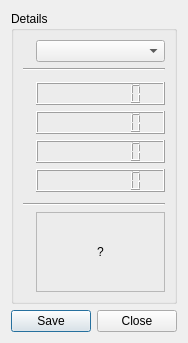
<?xml version="1.0" encoding="UTF-8"?>
<ui version="4.0">
 <class>Dialog_History</class>
 <widget class="QDialog" name="Dialog_History">
  <property name="geometry">
   <rect>
    <x>0</x>
    <y>0</y>
    <width>173</width>
    <height>343</height>
   </rect>
  </property>
  <property name="windowTitle">
   <string>Cleaning History</string>
  </property>
  <property name="windowIcon">
   <iconset resource="../rrcc.qrc">
    <normaloff>:/png/png/history.png</normaloff>:/png/png/history.png</iconset>
  </property>
  <layout class="QVBoxLayout" name="verticalLayout">
   <item>
    <widget class="QGroupBox" name="groupBox">
     <property name="title">
      <string>Details</string>
     </property>
     <layout class="QVBoxLayout" name="verticalLayout_2">
      <item>
       <layout class="QHBoxLayout" name="horizontalLayout" stretch="0,1">
        <item>
         <widget class="QLabel" name="label_state">
          <property name="text">
           <string/>
          </property>
          <property name="pixmap">
           <pixmap resource="../rrcc.qrc">:/png/png/canceled.png</pixmap>
          </property>
         </widget>
        </item>
        <item>
         <widget class="QComboBox" name="comboBox">
          <property name="toolTip">
           <string>Select Cleaning Record</string>
          </property>
         </widget>
        </item>
       </layout>
      </item>
      <item>
       <widget class="Line" name="line_2">
        <property name="orientation">
         <enum>Qt::Horizontal</enum>
        </property>
       </widget>
      </item>
      <item>
       <layout class="QGridLayout" name="gridLayout" columnstretch="0,1">
        <property name="topMargin">
         <number>5</number>
        </property>
        <property name="bottomMargin">
         <number>5</number>
        </property>
        <item row="0" column="0">
         <widget class="QLabel" name="label">
          <property name="text">
           <string/>
          </property>
          <property name="pixmap">
           <pixmap resource="../rrcc.qrc">:/png/png/start.png</pixmap>
          </property>
         </widget>
        </item>
        <item row="0" column="1">
         <widget class="QLCDNumber" name="lcdNumber_start">
          <property name="toolTip">
           <string>Starting Time</string>
          </property>
          <property name="digitCount">
           <number>8</number>
          </property>
         </widget>
        </item>
        <item row="1" column="0">
         <widget class="QLabel" name="label_3">
          <property name="text">
           <string/>
          </property>
          <property name="pixmap">
           <pixmap resource="../rrcc.qrc">:/png/png/stop.png</pixmap>
          </property>
         </widget>
        </item>
        <item row="1" column="1">
         <widget class="QLCDNumber" name="lcdNumber_stop">
          <property name="toolTip">
           <string>Ending Time</string>
          </property>
          <property name="digitCount">
           <number>8</number>
          </property>
         </widget>
        </item>
        <item row="2" column="0">
         <widget class="QLabel" name="label_5">
          <property name="text">
           <string/>
          </property>
          <property name="pixmap">
           <pixmap resource="../rrcc.qrc">:/png/png/clock.png</pixmap>
          </property>
         </widget>
        </item>
        <item row="2" column="1">
         <widget class="QLCDNumber" name="lcdNumber_duration">
          <property name="toolTip">
           <string>Cleaning Duration</string>
          </property>
          <property name="digitCount">
           <number>8</number>
          </property>
         </widget>
        </item>
        <item row="3" column="0">
         <widget class="QLabel" name="label_7">
          <property name="text">
           <string/>
          </property>
          <property name="pixmap">
           <pixmap resource="../rrcc.qrc">:/png/png/compass.png</pixmap>
          </property>
         </widget>
        </item>
        <item row="3" column="1">
         <widget class="QLCDNumber" name="lcdNumber_area">
          <property name="toolTip">
           <string>Cleaned Area</string>
          </property>
          <property name="digitCount">
           <number>8</number>
          </property>
         </widget>
        </item>
       </layout>
      </item>
      <item>
       <widget class="Line" name="line">
        <property name="orientation">
         <enum>Qt::Horizontal</enum>
        </property>
       </widget>
      </item>
      <item>
       <layout class="QHBoxLayout" name="horizontalLayout_2" stretch="0,1">
        <item>
         <widget class="QLabel" name="label_error_icon">
          <property name="text">
           <string/>
          </property>
          <property name="pixmap">
           <pixmap resource="../rrcc.qrc">:/png/png/warning.png</pixmap>
          </property>
         </widget>
        </item>
        <item>
         <widget class="QLabel" name="label_error_text">
          <property name="toolTip">
           <string>Cleaning Result</string>
          </property>
          <property name="frameShape">
           <enum>QFrame::StyledPanel</enum>
          </property>
          <property name="text">
           <string notr="true">?</string>
          </property>
          <property name="alignment">
           <set>Qt::AlignCenter</set>
          </property>
         </widget>
        </item>
       </layout>
      </item>
     </layout>
    </widget>
   </item>
   <item>
    <widget class="QDialogButtonBox" name="buttonBox">
     <property name="standardButtons">
      <set>QDialogButtonBox::Close|QDialogButtonBox::Save</set>
     </property>
    </widget>
   </item>
  </layout>
 </widget>
 <resources>
  <include location="../rrcc.qrc"/>
 </resources>
 <connections/>
</ui>
